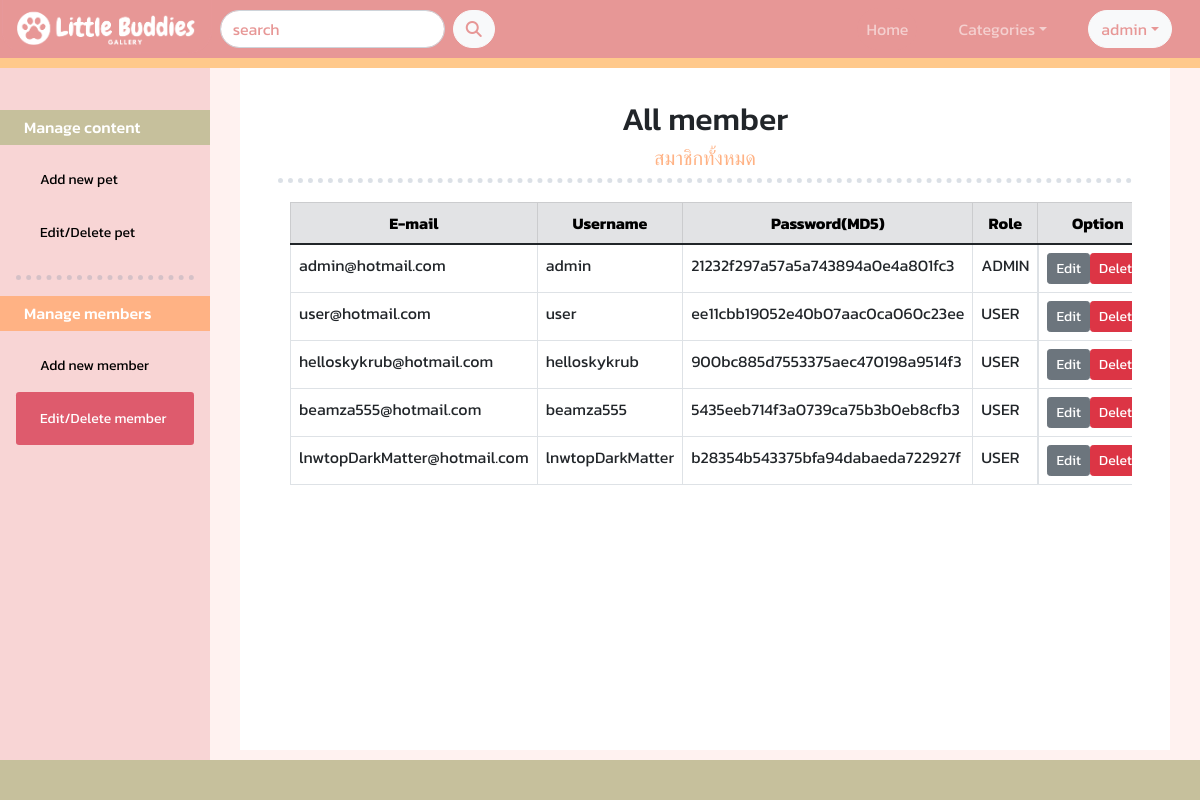
/edit_user.php (signed in), run on the app's committed database.
### tables this page shows
CREATE TABLE `users` (
  `user_id` int(11) NOT NULL,
  `email` varchar(50) NOT NULL,
  `username` varchar(50) NOT NULL,
  `password` varchar(50) NOT NULL,
  `role` enum('ADMIN','USER') NOT NULL
);

### edit_user.php (the view, shortened to what this page needs)
<?php
include('server.php');
?>
<!DOCTYPE html>
<html lang="en">
<head>
    <link rel="stylesheet" href="https://cdn.jsdelivr.net/npm/@fortawesome/fontawesome-free@6.1.1/css/all.css">
    <link href="https://cdn.jsdelivr.net/npm/bootstrap@5.1.3/dist/css/bootstrap.min.css" rel="stylesheet">
    <link rel="stylesheet" href="styles.css">
</head>
<body>
    <nav class="navbar navbar-expand-sm navbar-dark navbar-bg-pink fixed-top">
        <div class="container-fluid">
            <a href="index.php" class="navbar-brand " style="margin: -20px 0px -13px -10px;"><img src="images/logo-nav.png" height="55px"></a>
            <div class="collapse navbar-collapse" id="navbarToggle">
                <form class="d-flex" action="search.php" method="GET">
                    <input class="form-control rounded-pill ms-2 me-2" placeholder="search" type="text" name="search">
                    <button class="btn btn-light rounded-pill text-pink" type="submit">
                        <i class="fa-solid fa-magnifying-glass"></i>
                    </button>
                  </form>
                <ul class="navbar-nav ms-auto d-flex align-items-center">
                    <li class="nav-item ">
                        <a href="index.php" class="nav-link btn btn-pink2 rounded-pill ms-3 me-3">Home</a>
                    </li>
                    <li class="nav-item dropdown">
                        <a class="nav-link btn btn-pink2 dropdown-toggle rounded-pill ms-3 me-3" data-bs-toggle="dropdown">Categories</a>
                    </li>
                    <?php if( $_SESSION['logged_in']): ?>
                        <li class="nav-item dropdown">
                            <button class="btn btn-light rounded-pill text-pink ms-3 me-3 dropdown-toggle" data-bs-toggle="dropdown"><?php echo $_SESSION['username'];?></button>
                        </li>
                    <?php endif; ?>
                </ul>
            </div>
        </div>
    </nav>
    <div class="sidebar">
        <h6 class="text-white btn-green ps-4 py-2">Manage content</h6>
        <a class="btn-sm rounded-1 mx-3 ps-4" href="add_pet.php">Add new pet</a>
        <a class="btn-sm rounded-1 mx-3 ps-4" href="edit_pet.php">Edit/Delete pet</a>
        <hr class="mx-3">
        <h6 class="text-white btn-orange ps-4 py-2">Manage members</h6>
        <a class="btn-sm rounded-1 mx-3 ps-4" href="add_user.php">Add new member</a>
        <a class="active btn-sm rounded-1 mx-3 ps-4" href="edit_user.php">Edit/Delete member</a>
    </div>
    <div class="content">
        <div class="container">
            <div class='row'>
                <h2 class="text-center">All member</h2>
                <h5 class="text-center text-orange">สมาชิกทั้งหมด</h5><hr>
                <br>
                <div class="col-sm-12" style="height: 500px; overflow: scroll;" >
                    <?php
                    $sql = "SELECT * FROM users";
                    $result = $conn->query($sql);
                    if ($result->num_rows > 0) {
                        echo"<table class='table table-bordered'>
                        <thead class='table-secondary text-center'>
                        <tr>
                            <th>E-mail</th>
                            <th>Username</th>
                            <th>Password(MD5)</th>
                            <th>Role</th>
                            <th>Option</th>
                        </tr>
                        </thead>
                        <tbody>";
                        while($row = $result->fetch_assoc()) {
                        echo "<tr>".
                        "<td>".$row["email"]."</td>".
                        "<td>".$row['username']."</td>".
                        "<td>".$row['password']."</td>".
                        "<td>".$row['role']."</td>".
                        "<td class='d-flex justify-content-around'><a class='white-link' href='edit_user_update.php?updateid=".$row['user_id']."'><button class='btn btn-sm btn-secondary'>Edit</button></a>
                        <a class='white-link' href='edit_user_delete.php?deleteid=".$row['user_id']."'><button class='btn btn-sm btn-danger'>Delete</button></a></td>".
                        "</tr>";
                        }
                        echo "</tbody></table>";
                    } else {
                        echo "0 results";
                    }
                    ?>
                </div>
            </div> <br><br>
        </div>
    </div>
    <div class="footer footer-green fixed-bottom"></div>
</body>
</html>

### styles.css (style rules this page uses)
.navbar { transition: all 0.5s; }
.navbar-bg-pink { border-bottom: 10px solid #FFC98B; background-color: #E79796; }
a.nav-link:link, a.nav-link:visited { background-color: #E79796; text-decoration: none; }
body { background-color: #FFF2F0; margin-bottom: 40px; font-family: 'Kanit', sans-serif; }
.container { margin-top: 50px; padding: 50px 50px 0px 50px; background-color: white; }
hr { background-color: transparent; border-top: 5px dotted #7287A0; }
.text-pink { color: #E79796; }
.text-orange { color: #FFB284; }
.btn-green { background-color:#C6C09c; color: white; }
.btn-orange { background-color:#FFB284; color: white; }
a:link, a:visited { color: black; text-decoration: none; }
a.white-link:link, a.white-link:visited { color: white; text-decoration: none; }
.footer-green { height: 40px; background-color: #C6C09c; transition: all 0.5s; }
.sidebar { width: 210px; background-color:#F8D5D5; position: fixed; height: 100%; overflow: auto; padding-top: 60px; }
.sidebar a { display: block; padding: 16px; text-decoration: none; }
.sidebar a.active { background-color:#DE5B6D; color: white; }
div.content { margin-left: 210px; padding: 0px 30px; }

### data on the page
users: email "admin@hotmail.com", username "admin", password "21232f297a57a5a743894a0e4a801fc3", role "ADMIN"
users: email "user@hotmail.com", username "user", password "ee11cbb19052e40b07aac0ca060c23ee", role "USER"
users: email "helloskykrub@hotmail.com", username "helloskykrub", password "900bc885d7553375aec470198a9514f3", role "USER"
users: email "beamza555@hotmail.com", username "beamza555", password "5435eeb714f3a0739ca75b3b0eb8cfb3", role "USER"
users: email "lnwtopDarkMatter@hotmail.com", username "lnwtopDarkMatter", password "b28354b543375bfa94dabaeda722927f", role "USER"

### other printed values
$_SESSION['username'] "admin"
